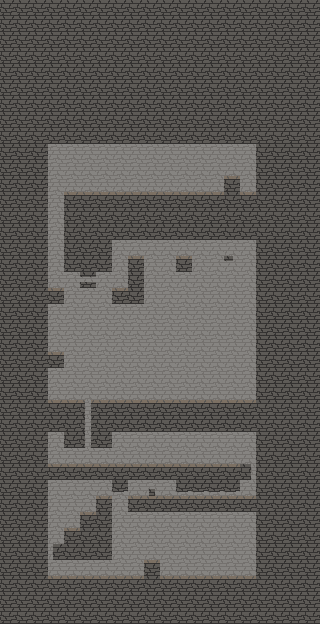

Rendered tile map (Tiled .tmx) drawn with the repository's tilesets; below, a short description and the map source with its tile grids summarised:
An orthogonal 20x39 tile map with 16x16 px tiles, 2 tile layers (background, foreground) and 68 objects (33x Solid, 12x Sign, 8x Platform, 5x MovingSolid, 3x Saw, ...).

<map version="1.10" tiledversion="1.11.0" orientation="orthogonal" renderorder="right-down" width="20" height="39" tilewidth="16" tileheight="16" infinite="0" nextlayerid="4" nextobjectid="99">
 <tileset firstgid="1" source="tileset.tsx" />
 <layer id="3" name="background" width="20" height="39">
  <properties>
   <property name="zindex" type="int" value="0" />
  </properties>
  <data>[780 cells, 780 non-empty, 1 distinct tile ids]</data>
 </layer>
 <layer id="1" name="foreground" width="20" height="39" opacity="0.9">
  <properties>
   <property name="zindex" type="int" value="-1" />
  </properties>
  <data>[780 cells, 548 non-empty, 10 distinct tile ids]</data>
 </layer>
 <objectgroup id="2" name="Object Layer 1">
  <object id="1" type="Solid" x="32" y="128" width="16" height="464" />
  <object id="2" type="Solid" x="48" y="576" width="208" height="16" />
  <object id="3" type="Solid" x="256" y="128" width="16" height="464" />
  <object id="7" type="Solid" x="53.7922" y="544" width="58.2078" height="16" />
  <object id="8" type="Solid" x="64" y="528" width="48" height="16" />
  <object id="9" type="Solid" x="128" y="496" width="128" height="16" />
  <object id="10" type="Solid" x="80" y="512" width="32" height="16" />
  <object id="11" type="Solid" x="96" y="496" width="16" height="16" />
  <object id="12" type="Solid" x="48" y="464" width="176" height="16" />
  <object id="13" type="Solid" x="112" y="480" width="16" height="10.2045" />
  <object id="14" type="Solid" x="64" y="400" width="20.3636" height="48" />
  <object id="15" type="Solid" x="92.5" y="400" width="20.7727" height="48" />
  <object id="16" type="Solid" x="112" y="400" width="144" height="16" />
  <object id="17" type="Solid" x="48" y="352" width="16" height="16" />
  <object id="19" type="Solid" x="48" y="128" width="208" height="16" />
  <object id="22" type="Solid" x="112" y="288" width="16" height="16" />
  <object id="23" type="Solid" x="128" y="256" width="16" height="48" />
  <object id="25" type="Solid" x="64" y="192" width="48" height="80" />
  <object id="26" type="Solid" x="112" y="192" width="144" height="32" />
  <object id="29" type="Solid" x="176" y="256" width="16" height="16" />
  <object id="30" type="Solid" x="224" y="176" width="16" height="16" />
  <object id="33" type="Solid" x="48" y="288" width="16" height="16" />
  <object id="37" type="Solid" x="80" y="282.182" width="16" height="5.818" />
  <object id="38" type="Platform" x="240" y="352" width="16" height="5" />
  <object id="39" type="Platform" x="240" y="320" width="16" height="5" />
  <object id="41" type="MovingSolid" x="96" y="352" width="16" height="5.25">
   <properties>
    <property name="path" type="object" value="42" />
   </properties>
  </object>
  <object id="42" name="Path" x="96" y="352">
   <properties>
    <property name="steps" type="int" value="120" />
   </properties>
   <polyline points="0,16 48,16 0,-16 48,-16 64,-32 64,-80" />
  </object>
  <object id="43" type="MovingSolid" x="192" y="384" width="16" height="16">
   <properties>
    <property name="path" type="object" value="44" />
   </properties>
  </object>
  <object id="44" x="176" y="384">
   <properties>
    <property name="delay" type="int" value="60" />
    <property name="steps" type="int" value="60" />
   </properties>
   <polyline points="32,0 64,0" />
  </object>
  <object id="45" type="MovingSolid" x="64" y="336" width="16" height="5.25">
   <properties>
    <property name="path" type="object" value="46" />
   </properties>
  </object>
  <object id="46" x="48" y="384">
   <properties>
    <property name="steps" type="int" value="60" />
   </properties>
   <polyline points="1.75,-74.75 2.25,-37.5" />
  </object>
  <object id="47" type="Solid" x="48" y="400" width="16" height="16" />
  <object id="48" type="MovingSolid" x="128" y="464" width="16" height="16">
   <properties>
    <property name="path" type="object" value="49" />
   </properties>
  </object>
  <object id="49" x="112" y="464">
   <properties>
    <property name="steps" type="int" value="240" />
   </properties>
   <polyline points="0,0 80,0" />
  </object>
  <object id="50" type="Player" x="224" y="544">
   <point />
  </object>
  <object id="54" type="Solid" x="224" y="256" width="8.5" height="5" />
  <object id="55" type="MovingSolid" x="160" y="384" width="16" height="5.25">
   <properties>
    <property name="launch" type="bool" value="false" />
    <property name="path" type="object" value="56" />
   </properties>
  </object>
  <object id="56" x="160" y="384">
   <properties>
    <property name="delay" type="int" value="60" />
    <property name="steps" type="int" value="10" />
   </properties>
   <polyline points="0,0 16,-16" />
  </object>
  <object id="57" type="Solid" x="176" y="480" width="64" height="11.75" />
  <object id="58" type="Solid" x="224" y="464" width="26.4242" height="16" />
  <object id="60" type="Solid" x="149.313" y="489.438" width="5" height="9.5625" />
  <object id="62" type="Platform" x="48" y="248" width="16" height="2.75" />
  <object id="66" type="ViewStart" x="0" y="416">
   <point />
  </object>
  <object id="69" type="Solid" x="112" y="416" width="144" height="16" />
  <object id="70" type="Solid" x="48" y="416" width="16" height="16" />
  <object id="71" type="Solid" x="112" y="224" width="144" height="16" />
  <object id="73" type="Platform" x="48" y="208" width="16" height="2.75" />
  <object id="74" type="Sign" x="224" y="576">
   <properties>
    <property name="text" value="Move with arrows keys or WASD" />
   </properties>
   <point />
  </object>
  <object id="76" type="Solid" x="144" y="560" width="16" height="16" />
  <object id="77" type="Sign" x="176" y="576">
   <properties>
    <property name="text" value="Jump with Spacebar or X" />
   </properties>
   <point />
  </object>
  <object id="78" type="Sign" x="88" y="512">
   <properties>
    <property name="text" value="Squish down with down arrow or S" />
   </properties>
   <point />
  </object>
  <object id="79" type="Sign" x="80" y="576">
   <properties>
    <property name="text" value="Squish up with up arrow or W" />
   </properties>
   <point />
  </object>
  <object id="80" type="Sign" x="56" y="576">
   <properties>
    <property name="text" value="Jump while squished" />
   </properties>
   <point />
  </object>
  <object id="81" type="Sign" x="224" y="464">
   <properties>
    <property name="text" value="Moving platforms" />
   </properties>
   <point />
  </object>
  <object id="82" type="Sign" x="88" y="464">
   <properties>
    <property name="text" value="Go up!" />
   </properties>
   <point />
  </object>
  <object id="83" type="Sign" x="112" y="400">
   <properties>
    <property name="text" value="Platforms can help you jump or move around" />
   </properties>
   <point />
  </object>
  <object id="84" type="Sign" x="144" y="400">
   <properties>
    <property name="text" value="They can also launch you|If you time your jump right" />
   </properties>
   <point />
  </object>
  <object id="85" type="Sign" x="248" y="400">
   <properties>
    <property name="text" value="Don't get squished!" />
   </properties>
   <point />
  </object>
  <object id="87" type="Sign" x="248" y="352">
   <properties>
    <property name="text" value="Jump through these" />
   </properties>
   <point />
  </object>
  <object id="89" type="Sign" x="56" y="288">
   <properties>
    <property name="text" value="Squish up and jump|for extra height" />
   </properties>
   <point />
  </object>
  <object id="90" type="Solid" x="80" y="272" width="16" height="4.943" />
  <object id="92" type="Platform" x="80" y="432" width="16" height="2.75" />
  <object id="93" type="Platform" x="80" y="400" width="16" height="2.75" />
  <object id="94" type="Platform" x="240" y="288" width="16" height="5" />
  </objectgroup>
</map>
<!-- 4 of 68 objects omitted -->
